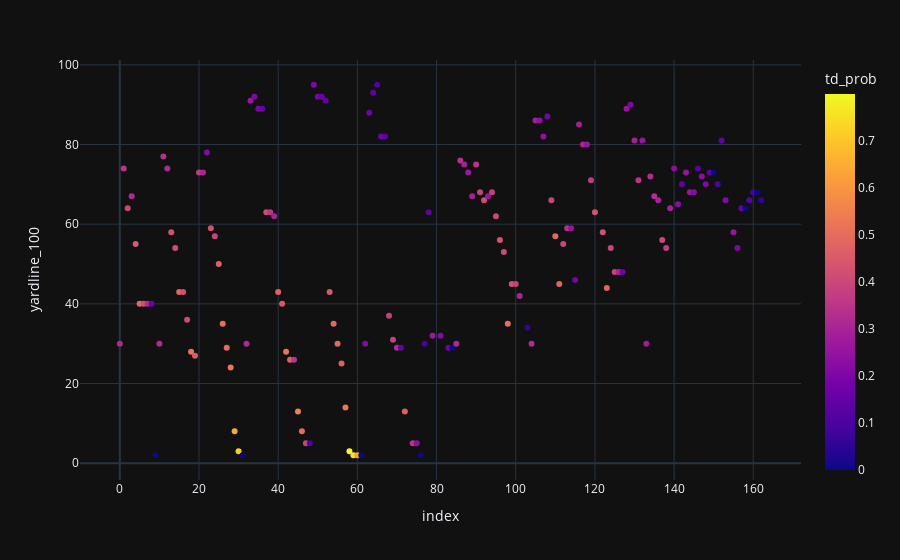

Notebook code for this chart:
### Code cell
fig = px.scatter(pbp_game1, x=pbp_game1.index, y='yardline_100', color='td_prob')
fig.show()

### Figure 1 — Plotly figure (JSON) as saved in the notebook; plotly's stock layout.template omitted (floating-point values rounded to 4 significant figures; data arrays with more than 128 entries replaced by an {"elided": "..."} marker saying what was removed)
{"data": [{"hovertemplate": "index=%{x}<br>yardline_100=%{y}<br>td_prob=%{marker.color}<extra></extra>", "legendgroup": "", "marker": {"color": {"elided": "163 float values"}, "coloraxis": "coloraxis", "symbol": "circle"}, "mode": "markers", "name": "", "orientation": "v", "showlegend": false, "x": {"elided": "163 int values"}, "xaxis": "x", "y": {"elided": "163 float values"}, "yaxis": "y", "type": "scatter"}], "layout": {"xaxis": {"anchor": "y", "domain": [0.0, 1.0], "title": {"text": "index"}}, "yaxis": {"anchor": "x", "domain": [0.0, 1.0], "title": {"text": "yardline_100"}}, "coloraxis": {"colorbar": {"title": {"text": "td_prob"}}, "colorscale": [[0.0, "#0d0887"], [0.1111, "#46039f"], [0.2222, "#7201a8"], [0.3333, "#9c179e"], [0.4444, "#bd3786"], [0.5556, "#d8576b"], [0.6667, "#ed7953"], [0.7778, "#fb9f3a"], [0.8889, "#fdca26"], [1.0, "#f0f921"]]}, "legend": {"tracegroupgap": 0}, "margin": {"t": 60}}}
